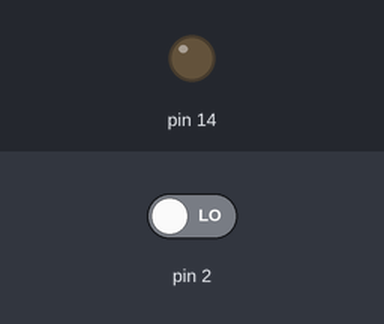
Bench run of a sketch on a simulated Arduino Uno, built with avr-gcc and run on an emulated ATmega328P. Parts: output pins drawn as LEDs (lit = HIGH). Inputs (shaded band) come from the test bench; at power-on: pin 2 LOW.

Above: at 5.0 s.
5.1 s: pin 2 driven HIGH
At 6.0 s:
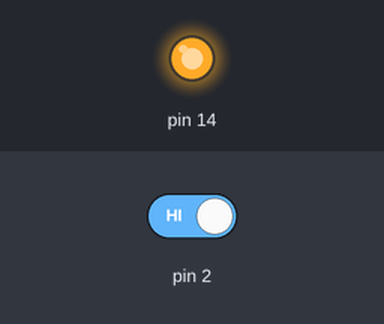
Timing chart, 0 to 8.1 s (numbered marks = the images above; inputs shaded):
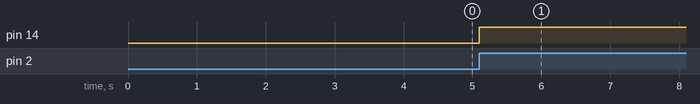

Measured:
- after the input at 5.1 s, pin 14: LOW → HIGH at once

The sketch:

example-1.ino
```cpp
#define PIN_SET(REG, PIN) REG |= (1 << PIN)
#define PIN_UNSET(REG, PIN) REG &= ~(1 << PIN)
#define PIN_TOGGLE(REG, PIN) REG ^= (1 << PIN)
#define PIN_READ(REG, PIN) ((REG & (1 << PIN)) >> PIN)

#include <avr/io.h>
#include <util/delay.h>
#include <avr/interrupt.h>

void INIT_I0(void)
{
    PIN_UNSET(SREG, 7);
    PIN_UNSET(DDRD, PD2);
    PIN_SET(EIMSK, INT0);
    PIN_SET(EICRA, ISC00);
    PIN_SET(EICRA, ISC01);
    PIN_SET(SREG, 7);
}

ISR(INT0_vect)
{
    PIN_TOGGLE(PORTC, PC0);
    _delay_ms(50);
}

int main(void)
{
    INIT_I0();

    PIN_SET(DDRC, PC0);
    PIN_UNSET(PORTC, PC0);

    while (true)
        ;
    return 0;
}
```
